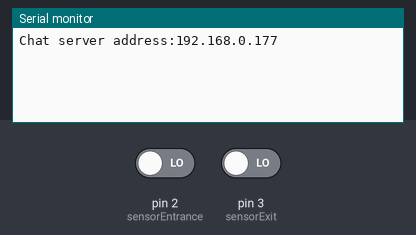
The sketch below on a simulated Arduino Uno, built with avr-gcc and run on an emulated ATmega328P. Shown: the last lines printed to the serial monitor. The inputs (shaded band) are chosen by the test bench; at power-on: pin 2 (sensorEntrance) LOW, pin 3 (sensorExit) LOW. WiFi joins after 1.5 s; servers stay silent unless stated.

Above: at 1.2 s.
1.3 s: pin 2 (sensorEntrance) driven HIGH
At 2.5 s:
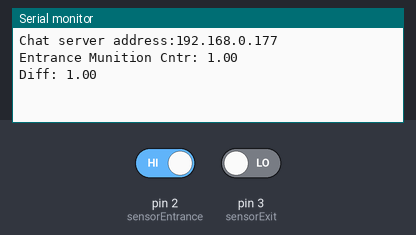
2.8 s: pin 3 (sensorExit) driven HIGH
At 3.5 s:
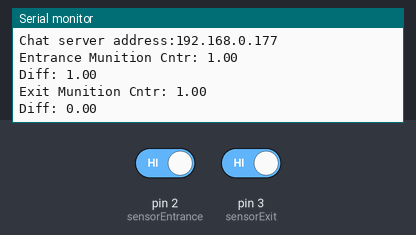

The sketch:

Visual-Counter-20190319-1.0.ino
```cpp
/*
 Visual Counter V20190319-1.0

 To use, telnet to your device's IP address and type.
 You can see the client's input in the serial monitor as well.
 Using an Arduino Wiznet Ethernet shield.

 Circuit:
 * Ethernet shield attached to pins 10, 11, 12, 13

 Cara kerja: Jika client (PC) mengirim permintaan berupa
   "N" -> Alat ini akan mengirim value dari 'entranceMunitionCntr'
   "X" -> Alat ini akan mengirim value dari 'exitMunitionCntr'
   "R" -> Semua counter di-reset

 created 19 Mar 2019
 by Samudra P. Buana
 */

#include <SPI.h>
#include <Ethernet.h>
#include <Arduino_FreeRTOS.h>
void TaskCountEntrance( void *pvParameters );
void TaskCountExit( void *pvParameters );

// Enter a MAC address and IP address for your controller below.
// The IP address will be dependent on your local network.
// gateway and subnet are optional:
byte mac[] = {
  0xDE, 0xAD, 0xBE, 0xEF, 0xFE, 0xED
};

byte byArray[8] = {0xAB,0xAC,0xCD,0x22,0x3F,0xA5,0xA8,0x7B};
char cArr[6] = "";

char receivedCmd[8];
String sReceived[8];
const int sensorEntrance = 2;
const int sensorExit = 3;
int entranceFlag;
int currentEntranceFlag;
int exitFlag, charCnt;
int currentExitFlag;
double entranceMunitionCntr = 0;
double exitMunitionCntr = 0;
double differenceMunitionCntr = 0;

IPAddress ip(192, 168, 0, 177);
IPAddress myDns(192,168,0, 1);
IPAddress gateway(192, 168, 0, 1);
IPAddress subnet(255, 255, 255, 0);

// telnet defaults to port 23
EthernetServer server(10002);
boolean alreadyConnected = false; // whether or not the client was connected previously

void setup() {
  xTaskCreate(
    TaskCountEntrance
    ,  (const portCHAR *) "Count Entrance Munitions"
    ,  128 // This stack size can be checked & adjusted by reading Highwater
    ,  NULL
    ,  1  // priority
    ,  NULL );

  xTaskCreate(
    TaskCountExit
    ,  (const portCHAR *) "Count Exit Munitions"
    ,  128 // This stack size can be checked & adjusted by reading Highwater
    ,  NULL
    ,  2  // priority
    ,  NULL );

  // Read data terakhir dari SDCard

  pinMode(sensorEntrance, INPUT);
  pinMode(sensorExit, INPUT);
  // Open serial communications and wait for port to open:
  Serial.begin(115200);
  // initialize the ethernet device
  Ethernet.begin(mac, ip, myDns, gateway, subnet);
  // start listening for clients
  server.begin();
  // Open serial communications and wait for port to open:
  Serial.print("Chat server address:");
  Serial.println(Ethernet.localIP());
}

void loop() {
  // wait for a new client:
  EthernetClient client = server.available();

  // when the client sends the first byte, say hello:
  if (client) {
    if (!alreadyConnected) {
      // clear out the input buffer:
      client.flush();
      Serial.println("We have a new client");
      alreadyConnected = true;
    }

    if (client.available() > 0) {
      // read the bytes incoming from the client:
      char thisChar = client.read();

      // jumlah Command standar = 5-charakter
      // MASUK, KLUAR, dan RESET
      if((charCnt >= 5))  charCnt=0; //R
      cArr[charCnt] = thisChar;

      Serial.print("  Terima =  ");
      Serial.print(cArr);
      Serial.println("");
      charCnt++;

      // jika cmd = "MASUK", maka ...
      if((cArr[0] == 'M') & (cArr[1] == 'A') &
      (cArr[2] == 'S') &(cArr[3] == 'U') &
      (cArr[4] == 'K')){ // "N"
        client.println(entranceMunitionCntr);
      }
      else // jika cmd = "KLUAR", maka ...
      if((cArr[0] == 'K') & (cArr[1] == 'L') &
      (cArr[2] == 'U') &(cArr[3] == 'A') &
      (cArr[4] == 'R')){ // "N"
        client.println(exitMunitionCntr);
        // echo the bytes to the server as well:
        //Serial.write(thisChar);
      }
      else // jika cmd = "RESET", maka ...
      if((cArr[0] == 'R') & (cArr[1] == 'E') &
      (cArr[2] == 'S') &(cArr[3] == 'E') &
      (cArr[4] == 'T')){ // "RESET"
        // Reset all counters
        entranceMunitionCntr = 0;
        exitMunitionCntr = 0;
        differenceMunitionCntr = 0;
        client.println(differenceMunitionCntr);
        // echo the bytes to the server as well:
        //Serial.write(thisChar);
      }
    }
  }
}


void array_to_string(byte array[], unsigned int len, char buffer[])
{
  for(unsigned int i=0; i<len; i++)
  {
    byte nib1 = (array[i] >> 4) & 0x0F;
    byte nib2 = (array[i] >> 0) & 0x0F;
    buffer[i*2+0] = nib1 < 0xA ? '0' + nib1 : 'A' + nib1 - 0xA;
    buffer[i*2+1] = nib2 < 0xA ? '0' + nib2 : 'A' + nib2 - 0xA;
  }
  buffer[len*2]='\0';
}

void TaskCountEntrance(void *pvParameters)  // This is a task.
{
  (void) pvParameters;

  for (;;) // A Task shall never return or exit.
  {
    entranceFlag = digitalRead(sensorEntrance);
    if((entranceFlag == HIGH) & (currentEntranceFlag == LOW))
    {
      entranceMunitionCntr++;
      Serial.print("Entrance Munition Cntr: ");
      Serial.println(entranceMunitionCntr);
      differenceMunitionCntr = entranceMunitionCntr - exitMunitionCntr;
      Serial.print("Diff: ");
      Serial.println(differenceMunitionCntr);
    }
    currentEntranceFlag = entranceFlag;
    vTaskDelay( 50 / portTICK_PERIOD_MS );
  }
}

void TaskCountExit(void *pvParameters)  // This is a task.
{
  (void) pvParameters;

  for (;;) // A Task shall never return or exit.
  {
    exitFlag = digitalRead(sensorExit);
    if((exitFlag == HIGH) & (currentExitFlag == LOW))
    {
      exitMunitionCntr++;
      Serial.print("Exit Munition Cntr: ");
      Serial.println(exitMunitionCntr);
      differenceMunitionCntr = entranceMunitionCntr - exitMunitionCntr;
      Serial.print("Diff: ");
      Serial.println(differenceMunitionCntr);
    }
    currentExitFlag = exitFlag;
     vTaskDelay( 50 / portTICK_PERIOD_MS );
  }
}
```

Measured:
- after the input at 1.3 s, the serial monitor: prints a new line at once (image 1)
- after the input at 2.8 s, the serial monitor: prints a new line at once (image 2)
